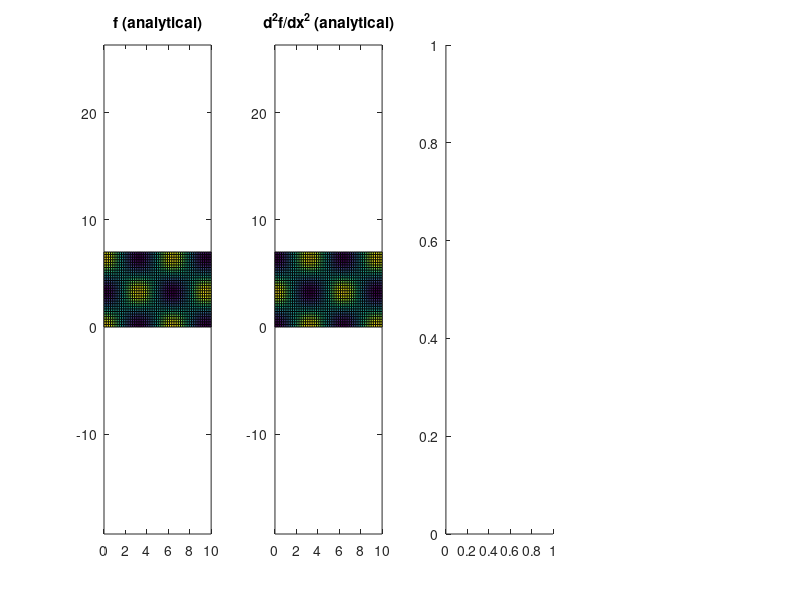

The MATLAB source for this figure: (Note: this script raises an error after producing the figure.)
%% Test scripts for finite difference functions

clear all
close all
clc

% make sure to copy your *.m-files into the 'functions' directory  
addpath('functions')

% 1-D coordinates 
nx          = 50;
ny          = 30;
x           = linspace(0,10,nx);
y           = linspace(0,7, ny);
dx          = x(2)-x(1);
dy          = y(2)-y(1);

% 2-D coordinates
[xx,yy]     = ndgrid(x,y);

% surrogate data
f                   =  cos(xx).*cos(yy);
dfdx_analytical     = -sin(xx).*cos(yy);
d2fdx2_analytical   = -cos(xx).*cos(yy);

%% Second derivative and error
figure
subplot(1,4,1)
pcolor(xx,yy,f)
caxis([-1 1])
axis equal tight
title('f (analytical)')

subplot(1,4,2)
pcolor(xx,yy,d2fdx2_analytical)
caxis([-1 1])
axis equal tight
title('d^2f/dx^2 (analytical)')

subplot(1,4,3)
d2fdx2 = d2dx2(f,dx);
pcolor(xx,yy,d2fdx2)
caxis([-1 1])
axis equal tight
title('d^2f/dx^2 (central second difference)')

subplot(1,4,4)
pcolor(xx,yy,abs(d2fdx2-d2fdx2_analytical))
caxis([-0.1 0.1])
axis equal tight
title('Error - d^2f/dx^2 (central second difference)')





